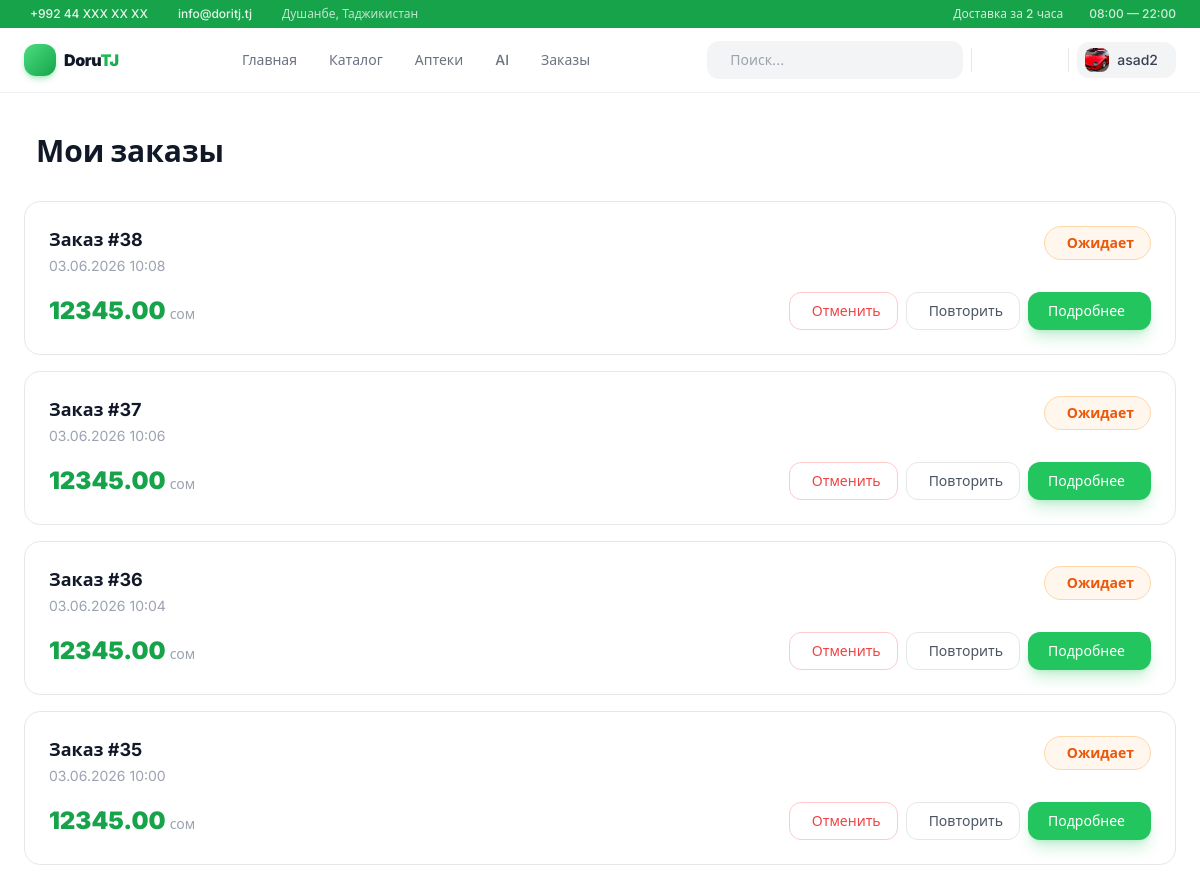
Before: /orders/my-orders/ (signed in, upper part) with the older database file.
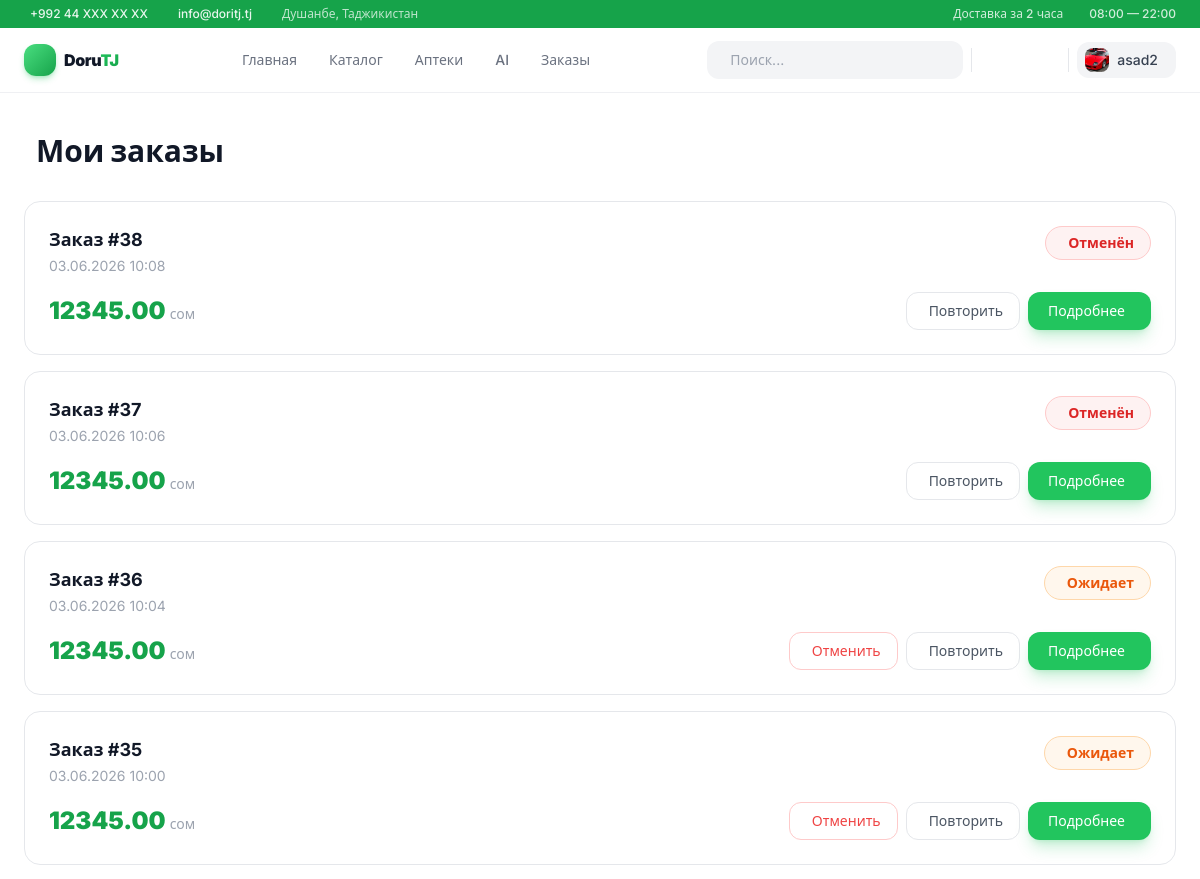
After: the same page with the newer database file.
### orders/models.py (models this page shows, shortened)
class Order(models.Model):
    STATUS_CHOICES = [
        ('pending', 'Ожидает'),
        ('confirmed', 'Подтверждён'),
        ('delivering', 'Доставляется'),
        ('done', 'Выполнен'),
        ('cancelled', 'Отменён'),
    ]
    PAYMENT_CHOICES = [
        ('cash', 'Наличными'),
        ('card', 'Картой'),
    ]
    user = models.ForeignKey(settings.AUTH_USER_MODEL, on_delete=models.CASCADE)
    address = models.TextField()
    status = models.CharField(max_length=20, choices=STATUS_CHOICES, default='pending')
    total = models.DecimalField(max_digits=10, decimal_places=2)
    prescription = models.ImageField(upload_to='prescriptions/', blank=True, null=True)
    created_at = models.DateTimeField(auto_now_add=True)
    courier_token = models.CharField(max_length=64, blank=True)
    payment_method = models.CharField(
        max_length=10,
        choices=PAYMENT_CHOICES,
        default='cash'
    )

### orders/views.py (the view)
# urls.py: path('my-orders/', views.my_orders, name='my_orders'),
@login_required
def my_orders(request):
    orders = Order.objects.filter(
        user=request.user
    ).order_by('-created_at')
    return render(request, 'my_orders.html', {'orders': orders})

### accounts/backend.py (called while the page is built)
    def get_user(self, user_id):
        try:
            return User.objects.get(pk=user_id)
        except User.DoesNotExist:
            return None

### templates/my_orders.html (shortened to what this page needs)
{% extends 'base.html' %}
{% block content %}
<div class="flex items-center gap-3 mb-6 md:mb-8">
    <h1 class="text-2xl md:text-3xl font-black text-gray-900 dark:text-white">Мои заказы</h1>
</div>
{% for order in orders %}
<div class="bg-white dark:bg-gray-900 rounded-2xl border border-gray-200 dark:border-gray-700/50 p-4 md:p-6 mb-4 hover:shadow-md transition-all card-lift">
    <div class="flex items-start justify-between mb-4 gap-2">
        <div>
            <h3 class="font-bold text-gray-900 dark:text-white text-base md:text-lg">Заказ #{{ order.pk }}</h3>
            <p class="text-gray-400 dark:text-gray-500 text-sm mt-0.5">{{ order.created_at|date:"d.m.Y H:i" }}</p>
        </div>
        <span class="shrink-0 px-3 md:px-4 py-1.5 rounded-full text-xs md:text-sm font-semibold flex items-center gap-1.5
            {% if order.status == 'done' %}bg-green-50 dark:bg-green-900/20 text-green-700 dark:text-green-400 border border-green-200 dark:border-green-800
            {% elif order.status == 'cancelled' %}bg-red-50 dark:bg-red-900/20 text-red-600 dark:text-red-400 border border-red-200 dark:border-red-800
            {% elif order.status == 'delivering' %}bg-blue-50 dark:bg-blue-900/20 text-blue-700 dark:text-blue-400 border border-blue-200 dark:border-blue-800
            {% else %}bg-orange-50 dark:bg-orange-900/20 text-orange-600 dark:text-orange-400 border border-orange-200 dark:border-orange-800{% endif %}">
            {{ order.get_status_display }}
        </span>
    </div>
    <div class="flex flex-col sm:flex-row sm:items-center sm:justify-between gap-3">
        <div class="flex items-baseline gap-1">
            <span class="text-2xl font-black text-brand-600 dark:text-brand-400">{{ order.total }}</span>
            <span class="text-gray-400 dark:text-gray-500 text-sm">сом</span>
        </div>
        <div class="flex flex-wrap gap-2">
            {% if order.status == 'pending' %}
                <a href="/orders/order/{{ order.pk }}/cancel/"
                   class="flex items-center gap-1.5 text-xs md:text-sm text-red-500 dark:text-red-400 border border-red-200 dark:border-red-800 px-3 md:px-4 py-2 rounded-xl hover:bg-red-50 dark:hover:bg-red-900/20 btn-press transition-all">
                    Отменить
                </a>
            {% endif %}
            <a href="/orders/order/{{ order.pk }}/repeat/"
               class="flex items-center gap-1.5 text-xs md:text-sm text-gray-600 dark:text-gray-300 border border-gray-200 dark:border-gray-700 px-3 md:px-4 py-2 rounded-xl hover:border-brand-400 dark:hover:border-brand-600 hover:text-brand-600 dark:hover:text-brand-400 btn-press transition-all">
                Повторить
            </a>
            <a href="{% url 'order_detail' order.pk %}"
               class="flex items-center gap-1.5 text-xs md:text-sm bg-brand-500 hover:bg-brand-600 text-white px-4 md:px-5 py-2 rounded-xl btn-press transition-all shadow-lg shadow-brand-500/25">
                Подробнее
            </a>
        </div>
    </div>
</div>
{% endfor %}
{% endblock %}

Changed rows visible on the page:
changed Order id 38: status "Ожидает" → "Отменён"; no longer shows "Отменить"
changed Order id 37: status "Ожидает" → "Отменён"; no longer shows "Отменить"
